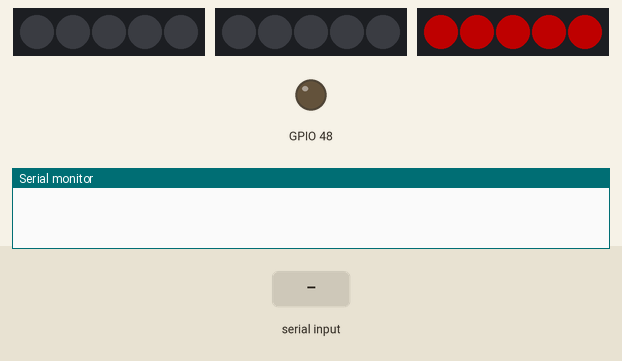
Recording of a sketch running on a simulated ESP32-S3. On the bench: 3 × 5 RGB LEDs in strip order, left to right, output pins drawn as LEDs (lit = HIGH), the last lines printed to the serial monitor. The test bench sets the inputs (shaded band). Dim RGB values are drawn brighter than linear.

Above: at 2.12 s.
2.7 s: "L\n" received over Serial
At 3.8 s:
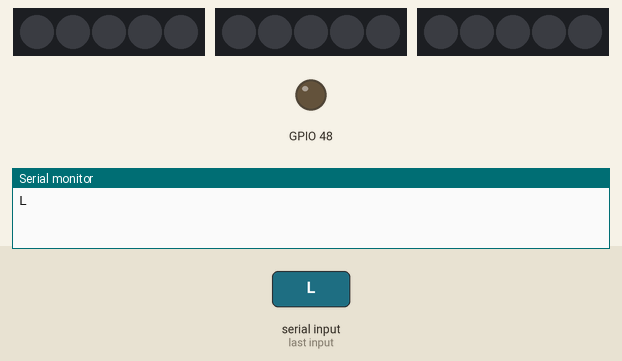
4.8 s: "R\n" received over Serial
At 5.0 s:
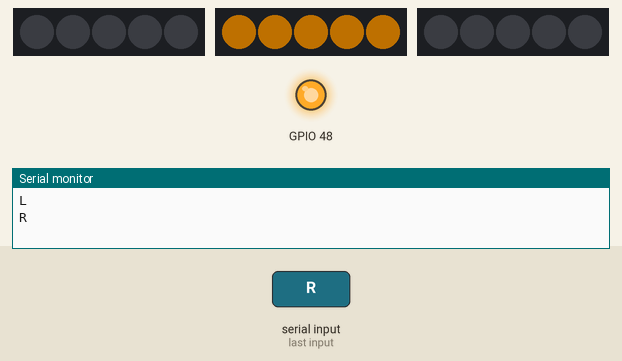
6.7 s: "B\n" received over Serial
At 7.1 s:
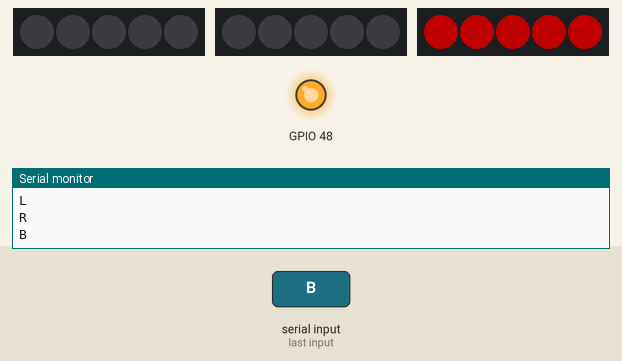
Timing chart, 0 to 14.8 s (numbered marks = the images above; inputs shaded):
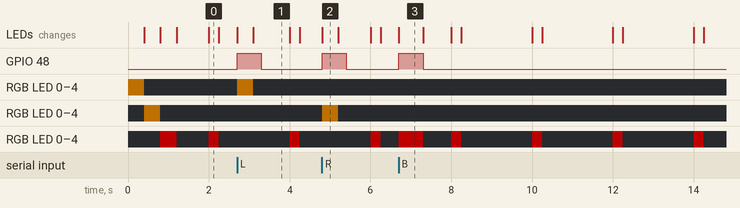

The sketch:

test_blinker_arduino.ino
```cpp
#include <Adafruit_NeoPixel.h>

// ESP32 GPIO 12 TX -> Arduino RX (pin 0)
// ESP32 GPIO 13 RX -> Arduino TX (pin 1)
// Share ground. Letters at 115200: L left, R right, U u-turn, O turn off.
// B holds the brake strip solid red and b releases it. A turn can stay lit while braking.
// When not braking, the brake strip flashes red once every 2 seconds as a tail light.
// Any letter older than the timeout turns the turn strips off and releases the brake.
// At power-up the strips flash left, right, then brake once.
// The on-board LED (pin 13) stays lit while letters keep arriving.
// Every received byte is echoed on TX so a laptop on USB can watch the link.

#define LEFT_PIN  6
#define RIGHT_PIN 7
#define BRAKE_PIN 8

#define NUM_LEDS 5  // LEDs per strip
#define BLINK_MS 400
#define COMMAND_TIMEOUT_MS 600
#define TAIL_PERIOD_MS 2000
#define TAIL_FLASH_MS 250

Adafruit_NeoPixel leftStrip(NUM_LEDS, LEFT_PIN, NEO_GRB + NEO_KHZ800);
Adafruit_NeoPixel rightStrip(NUM_LEDS, RIGHT_PIN, NEO_GRB + NEO_KHZ800);
Adafruit_NeoPixel brakeStrip(NUM_LEDS, BRAKE_PIN, NEO_GRB + NEO_KHZ800);

char turn = 'O';
bool brakeOn = false;
unsigned long commandMs = 0;
bool blinkOn = true;
unsigned long blinkMs = 0;

void setColor(Adafruit_NeoPixel &strip, int r, int g, int b) {
  for (int i = 0; i < NUM_LEDS; i++) {
    strip.setPixelColor(i, strip.Color(r, g, b));
  }
  strip.show();
}

void showCommand(char active, bool on, bool brake) {
  setColor(leftStrip, 0, 0, 0);
  setColor(rightStrip, 0, 0, 0);
  setColor(brakeStrip, 0, 0, 0);
  if (active == 'L' && on) {
    setColor(leftStrip, 255, 150, 0);
  } else if (active == 'R' && on) {
    setColor(rightStrip, 255, 150, 0);
  } else if (active == 'U') {
    if (on) {
      setColor(leftStrip, 255, 150, 0);
    } else {
      setColor(rightStrip, 255, 150, 0);
    }
  }
  if (brake) {
    setColor(brakeStrip, 255, 0, 0);
  }
}

void setup() {
  Serial.begin(115200);

  leftStrip.begin();
  rightStrip.begin();
  brakeStrip.begin();

  leftStrip.setBrightness(80);
  rightStrip.setBrightness(80);
  brakeStrip.setBrightness(80);

  pinMode(LED_BUILTIN, OUTPUT);
  digitalWrite(LED_BUILTIN, LOW);

  showCommand('L', true, false);
  delay(400);
  showCommand('R', true, false);
  delay(400);
  showCommand('O', false, true);
  delay(400);
  showCommand('O', false, false);
  while (Serial.available() > 0) {
    Serial.read();
  }
}

void loop() {
  while (Serial.available() > 0) {
    char next = (char)Serial.read();
    Serial.write(next);
    if (next == '\n' || next == '\r') {
      continue;
    }
    if (next == 'L' || next == 'R' || next == 'U' || next == 'O') {
      if (next != turn) {
        blinkOn = true;
        blinkMs = millis();
      }
      turn = next;
      commandMs = millis();
    } else if (next == 'B' || next == 'b') {
      brakeOn = next == 'B';
      commandMs = millis();
    }
  }

  bool linked = commandMs != 0 && millis() - commandMs <= COMMAND_TIMEOUT_MS;
  digitalWrite(LED_BUILTIN, linked ? HIGH : LOW);
  if (!linked) {
    turn = 'O';
    brakeOn = false;
  }

  bool on = true;
  if (turn == 'L' || turn == 'U' || turn == 'R') {
    if (millis() - blinkMs >= BLINK_MS) {
      blinkOn = !blinkOn;
      blinkMs = millis();
    }
    on = blinkOn;
  }

  bool brakeLit = brakeOn || millis() % TAIL_PERIOD_MS < TAIL_FLASH_MS;

  static char shown = 0;
  static bool shownOn = false;
  static bool shownBrake = false;
  if (turn != shown || on != shownOn || brakeLit != shownBrake) {
    showCommand(turn, on, brakeLit);
    shown = turn;
    shownOn = on;
    shownBrake = brakeLit;
  }
}
```

Measured:
- after the input at 2.7 s, GPIO 48: LOW → HIGH at once, → LOW 0.60 s later; the LEDs: first change at once (image 1 shows a later state)
- after the input at 4.8 s, GPIO 48: LOW → HIGH at once, → LOW 0.60 s later; the LEDs: change at once (image 2)
- after the input at 6.7 s, GPIO 48: LOW → HIGH at once, → LOW 0.60 s later
- what the display in image 1 shows lasts 0.9 s, from 3.1 s to 4.0 s
- what the display in image 3 shows lasts 0.6 s, from 6.7 s to 7.3 s
